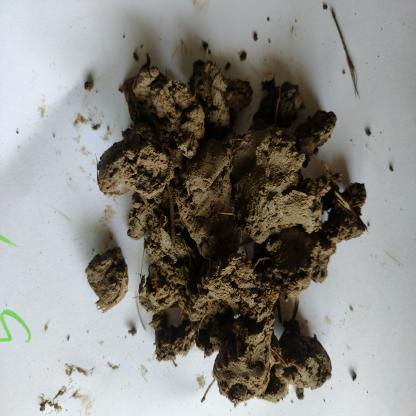
#> input picture raw_data/train/6k--48-_jpg.rf.855b8d2314984775e02b167141d814f9.jpg, 416 x 416 px, found by its file name; its folder holds 4 pictures in this run
$ python fill_threshold_morph.py
#> lines starting #> are read from the running program, lines starting #| are printed output that depends on the picture; after the words box and inside, x2 and y2 are one past the last pixel; in counts of white or black regions, pixels touching at a corner belong together; pictures that were not available may be replaced by others from this repository, and a replacement may not be noted
import cv2
import numpy as np
import os
import shutil
from random import randint

## apply watershed and convert to hsv
path = "raw_data\\train"
dirs = [os.path.join(path,dir) for dir in os.listdir(path)[:-1]]
classes = os.listdir('jpgData')
newPath = 'fill-thresh'

for c in classes:
    classPath = os.path.join(newPath,c)
    if os.path.exists(classPath): shutil.rmtree(classPath); os.mkdir(classPath)
    else: os.mkdir(classPath)

oldImages = []
for dir in dirs:
    for image in os.listdir(dir):
        oldImages.append(os.path.join(dir,image))

def center_crop(img, shape, key=0):
    """Returns center cropped image

    Args:
    img: image to be center cropped
    dim: dimensions (width, height) to be cropped from center
    """
    center = img.shape
    h = img.shape[key]
    w = img.shape[key]
    x = center[1]/2 - shape/2
    y = center[0]/2 - shape/2

    crop_img = img[int(y):int(y+h), int(x):int(x+w)]
    return crop_img

for image in oldImages:
    # Load image
    img = cv2.imread(os.path.join(path,image))#[100:300, 100:300, :]
#> img is the input picture: shape (416, 416, 3); mean B, G, R 129.7, 134.5, 136.3
    img = cv2.cvtColor(img, cv2.COLOR_BGR2RGB)
    orig_img = img.copy()

    gray = cv2.cvtColor(img.copy(), cv2.COLOR_BGR2GRAY)

    # Threshold Processing
    ret, bin_img = cv2.threshold(gray, 0, 255, cv2.THRESH_BINARY_INV + cv2.THRESH_OTSU)
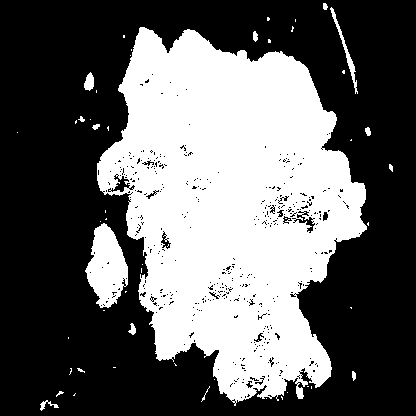
#> bin_img: shape (416, 416); 38.8% white; 52 white regions (38 under 20 px), largest, box (x1, y1, x2, y2) and area: (97, 27, 367, 406) 63933, (85, 223, 128, 308) 2315, (330, 7, 358, 94) 308
#> ret = 117

    # Noise removal
    kernel = cv2.getStructuringElement(cv2.MORPH_RECT, (3, 3))
    bin_img = cv2.morphologyEx(bin_img, cv2.MORPH_CLOSE, kernel, iterations=7)
#> bin_img: shape (416, 416); 41.5% white; 17 white regions (8 under 20 px), largest, box (x1, y1, x2, y2) and area: (85, 27, 369, 406) 70720, (323, 0, 358, 94) 463, (40, 391, 76, 416) 255
    bin_img = cv2.dilate(bin_img, kernel, iterations=5)
#> bin_img: shape (416, 416); 50% white; 13 white regions, largest, box (x1, y1, x2, y2) and area: (70, 12, 374, 411) 81152, (318, 0, 363, 99) 1798, (35, 386, 81, 416) 890

    # Distance transform
    dist = cv2.distanceTransform(bin_img, cv2.DIST_L2, 5)

    # Foreground area
    ret, sure_fg = cv2.threshold(dist, 0.5 * dist.max(), 255, cv2.THRESH_BINARY)
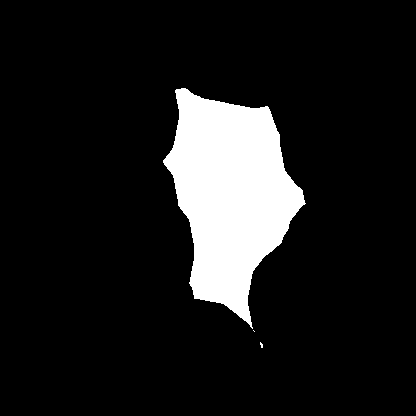
#> sure_fg: shape (416, 416) float32; 11.3% white; 3 white regions (2 under 20 px), largest, box (x1, y1, x2, y2) and area: (163, 88, 306, 329) 19553
#> ret = 56.55
    sure_fg = sure_fg.astype(np.uint8)

    # Apply the mask to the original image to extract the region
    region = cv2.bitwise_and(orig_img, orig_img, mask=sure_fg)
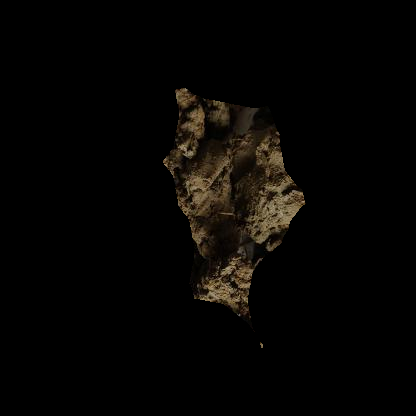
#> region: shape (416, 416, 3); mean R, G, B 6.4, 5, 3.2

    # Find the bounding box coordinates (non-zero pixels)
    non_zero_coords = np.argwhere(region > 0)
    min_y, min_x, _ = non_zero_coords.min(axis=0)
#> min_y = 88; min_x = 163
    max_y, max_x, _ = non_zero_coords.max(axis=0)
#> max_y = 347; max_x = 305

    # Crop the region to include only non-zero pixels
    cropped_region = orig_img[min_y:max_y + 1, min_x:max_x + 1]

    # cropped_region = cv2.resize(cropped_region, (new_image_size, new_image_size))\
    shape = cropped_region.shape[0]; key = 0
#> after `shape = cropped_region.shape[0]`: shape = 260
    if cropped_region.shape[0] > cropped_region.shape[1]: shape = cropped_region.shape[1]; key = 1
#> after `shape = cropped_region.shape[1]`: shape = 143

    cropped_region = center_crop(cropped_region, shape, key)

    rgb_planes = cv2.split(cropped_region)
    result_planes = []

    # Create a CLAHE object.
    clahe = cv2.createCLAHE(tileGridSize=(3,3),clipLimit=2)
    for plane in rgb_planes:
        processed_image = cv2.medianBlur(plane, 5)
        # processed_image = clahe.apply(processed_image)
        result_planes.append(processed_image)
#> this loop made 3 passes
#> after the loop, result_planes = 3 items

    result = cv2.merge(result_planes)

    rgb_planes = cv2.split(result)
    result_planes=[]
    for plane in rgb_planes:
        # processed_image = cv2.medianBlur(plane, 7)
        processed_image = clahe.apply(plane)
        result_planes.append(processed_image)
#> this loop made 3 passes
#> pass 1, `processed_image = clahe.apply(plane)`:
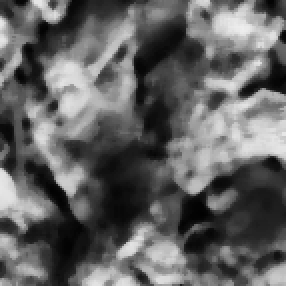
#> processed_image: shape (143, 143) (shown 2 times larger); min 1, max 238, mean 97.9

    result = cv2.merge(result_planes)
    # plt.imshow(result)
    # plt.axis('off')
    # plt.show()

    hsv = cv2.cvtColor(result,cv2.COLOR_RGB2HSV)
#> hsv: shape (143, 143, 3); mean H, S, V 26.6, 98, 98.2
    # plt.imshow(hsv)
    # plt.axis('off')
    # plt.show()

    h,s,v = cv2.split(hsv)
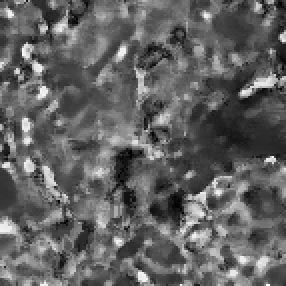
#> s: shape (143, 143) (shown 2 times larger); min 0, max 249, mean 98
    v *= 0
#> v: shape (143, 143); every value is 0
    # [4 lines of commented-out code are left out]

    H = hsv[:,:,0]

    # [4 lines of commented-out code are left out]

    gray = cv2.cvtColor(result,cv2.COLOR_RGB2GRAY)
#> gray: shape (143, 143)
    ret, im_th = cv2.threshold(gray, 31, 255, cv2.THRESH_BINARY)
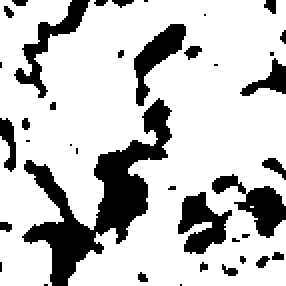
#> im_th: shape (143, 143) (shown 2 times larger); 77.5% white; 39 black regions (24 under 20 px), largest, box (x1, y1, x2, y2) and area: (11, 49, 86, 143) 2083, (106, 87, 143, 119) 467, (89, 96, 116, 127) 459

    IMG = cv2.bitwise_and(result, result, mask=im_th)
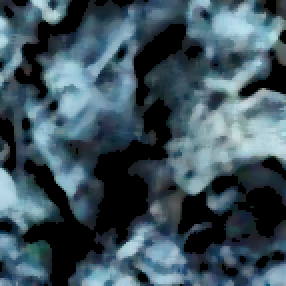
#> IMG: shape (143, 143, 3) (shown 2 times larger); mean of channels 0, 1, 2 92.8, 82.5, 62.2; drawn as B, G, R

    IMG = center_crop(IMG, shape)

    cv2.imwrite(image.replace(path,newPath,1),H)
